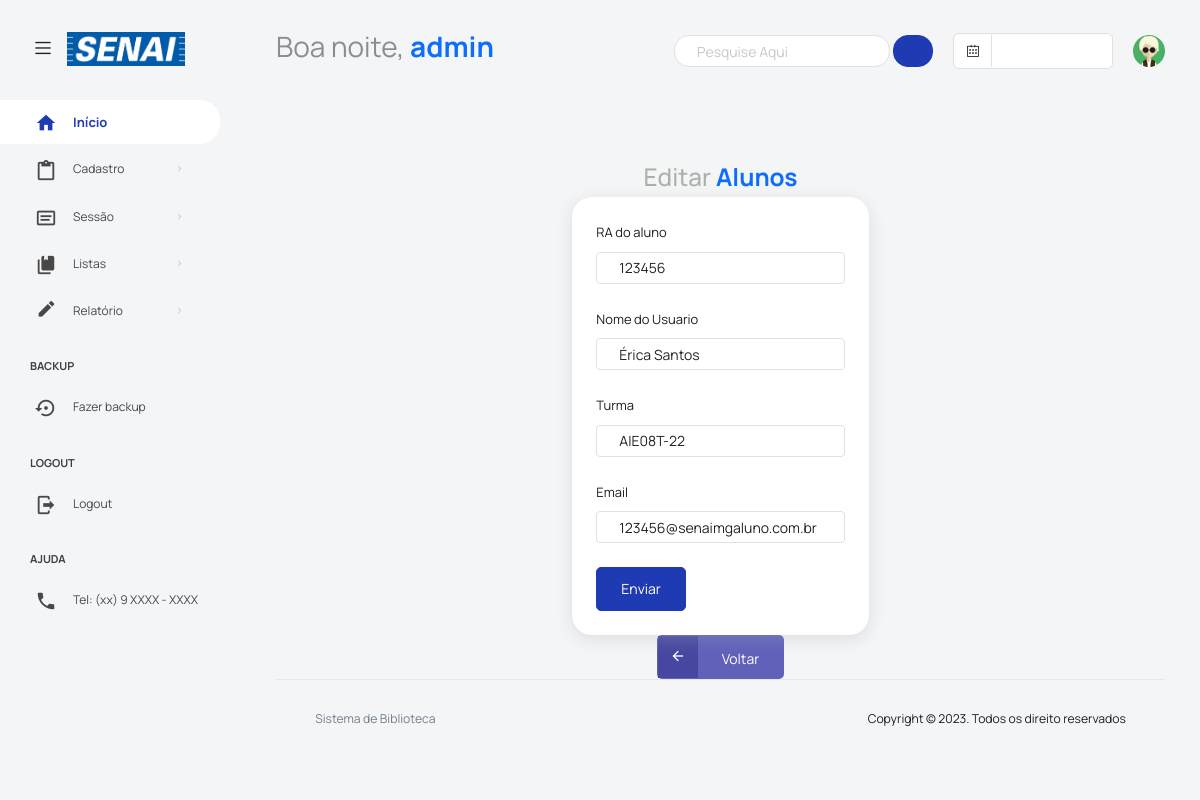
The page /editar_usuario.php?id_usu=1 (signed in) on the database its author committed.
### tables this page shows
CREATE TABLE `cad_login` (
  `id_num` int(15) NOT NULL,
  `nome` varchar(70) NOT NULL,
  `email` varchar(70) NOT NULL,
  `senha` varchar(32) NOT NULL
);

CREATE TABLE `cad_usu` (
  `id_usu` int(15) NOT NULL,
  `num_id` int(15) NOT NULL,
  `nome_aluno` varchar(50) NOT NULL,
  `turma` varchar(50) NOT NULL,
  `email` varchar(30) NOT NULL,
  `status` tinyint(1) NOT NULL DEFAULT 1
);

### editar_usuario.php (the view, shortened to what this page needs)
<?php
include_once('include/header.php');
if(isset($_GET['id_usu'])){
	$id_usu = $_GET['id_usu'];
	$sql = "SELECT * FROM cad_usu WHERE id_usu = ".$id_usu;
	$rodar_sql = mysqli_query($_SESSION['conexao'], $sql);
	$resp_sql = mysqli_fetch_array($rodar_sql, MYSQLI_ASSOC);
}
?>
<head>
  <link rel="stylesheet" href="vendors/feather/feather.css">
  <link rel="stylesheet" href="vendors/mdi/css/materialdesignicons.min.css">
  <link rel="stylesheet" href="vendors/ti-icons/css/themify-icons.css">
  <link rel="stylesheet" href="vendors/typicons/typicons.css">
  <link rel="stylesheet" href="vendors/simple-line-icons/css/simple-line-icons.css">
  <link rel="stylesheet" href="vendors/css/vendor.bundle.base.css">
  <link rel="stylesheet" href="vendors/datatables.net-bs4/dataTables.bootstrap4.css">
  <link rel="stylesheet" href="js/select.dataTables.min.css">
  <link rel="stylesheet" href="css/vertical-layout-light/style.css">
</head>
<br><br>
<center><h3 class="welcome-text" style="color: #a8b3ab;">Editar <span class="text-primary fw-bold">Alunos </span></h3></center>
<div class="col-md-4 grid-margin stretch-card" style="margin: 0 auto;">
              <div class="card">
                <div class="card-body">
                  <form class="forms-sample" action="editar_usuario.php" method="post">
                    <div class="form-group">
                      <label >RA do aluno</label>
                      <input type="text" class="form-control"  name="num_id" value="<?php echo $resp_sql['num_id']; ?>">
                    </div>
                    <div class="form-group">
                      <label >Nome do Usuario</label>
                      <input type="text" class="form-control"  name="nome_aluno" value="<?php echo $resp_sql['nome_aluno']; ?>">
                    </div>
                    <div class="form-group">
                      <label >Turma</label>
                      <input type="text" class="form-control"  name="turma" value="<?php echo $resp_sql['turma']; ?>">
                    </div>
                    <div class="form-group">
                      <label >Email</label>
                      <input type="email" class="form-control"  name="email" value="<?php echo $resp_sql['email']; ?>">
                    </div>
                    <button type="submit" name="Salvar" class="btn btn-primary me-2">Enviar</button>
                </form>
              </div>
            </div>
          </div>
        <center><button type="button" class="btn btn-social-icon-text btn-twitter"><i class="mdi mdi-arrow-left"></i><a href="home.php">Voltar</a></button></center>
<?php
include_once 'include/footer.php';
?>

### include/header.php (shortened to what this page needs)
<?php
$emaill = $_SESSION['email'];
$sql = "SELECT * FROM cad_login WHERE email = '$emaill'";
$resp = mysqli_query($_SESSION['conexao'], $sql);
while ($linha = mysqli_fetch_array($resp)) {
  $nome = $linha['nome'];
}
$hora = date('H');
if ($hora > 6 and $hora <= 12) {
  $var = 'Bom dia, ';
} elseif ($hora > 12 and $hora < 18) {
  $var = 'Boa tarde, ';
} else {
  $var = 'Boa noite, ';
}
?>
<!DOCTYPE html>
<html lang="pt-br">
<head>
  <link rel="stylesheet" href="vendors/feather/feather.css">
  <link rel="stylesheet" href="vendors/mdi/css/materialdesignicons.min.css">
  <link rel="stylesheet" href="vendors/ti-icons/css/themify-icons.css">
  <link rel="stylesheet" href="vendors/typicons/typicons.css">
  <link rel="stylesheet" href="vendors/simple-line-icons/css/simple-line-icons.css">
  <link rel="stylesheet" href="vendors/css/vendor.bundle.base.css">
  <link rel="stylesheet" href="vendors/datatables.net-bs4/dataTables.bootstrap4.css">
  <link rel="stylesheet" href="js/select.dataTables.min.css">
  <link rel="stylesheet" href="css/vertical-layout-light/style.css">
</head>
<body>
  <nav class="navbar default-layout col-lg-12 col-12 p-0 fixed-top d-flex align-items-top flex-row">
    <div class="text-center navbar-brand-wrapper d-flex align-items-center justify-content-start">
      <div class="me-3">
        <button class="navbar-toggler navbar-toggler align-self-center" type="button" data-bs-toggle="minimize">
          <span class="icon-menu"></span>
        </button>
      </div>
      <div>
        <a class="navbar-brand brand-logo" href="home.php">
          <img src="logo_senai.png" alt="logo" />
        </a>
      </div>
    </div>
    <div class="navbar-menu-wrapper d-flex align-items-top">
      <ul class="navbar-nav">
        <li class="nav-item font-weight-semibold d-none d-lg-block ms-0">
          <h1 class="welcome-text"><?php echo $var; ?><span class="text-primary fw-bold"><?php echo $nome; ?></span></h1>
        </li>
      </ul>
      <ul class="navbar-nav ms-auto">
      <ul class="navbar-nav ms-auto">
        <form class="search-form" action="buscar.php" id="the-basics">
          <span class="twitter-typeahead" style="position: relative; display: inline-block;top:1.5px;">
            <input type="search" class="form-control" placeholder="Pesquise Aqui" title="Pesquise Aqui" name="pesquisar" value="<?php if (isset($_GET['pesquisar'])) echo $_GET['pesquisar']; ?>" style="border-radius:15px;">
          </span>
          <button type="submit" style="margin-bottom: 2px;" class="btn btn-primary btn-sm"><i class="icon-search" style="margin-top: -2px;"></i></button>
        </form>
        <li class="nav-item d-none d-lg-block">
          <div id="datepicker-popup" class="input-group date datepicker navbar-date-picker">
            <span class="input-group-addon input-group-prepend border-right">
              <span class="icon-calendar input-group-text calendar-icon"></span>
            </span>
            <input type="text" class="form-control">
          </div>
        </li>
          <li class="nav-item dropdown d-none d-lg-block user-dropdown">
              <a class="nav-link" id="UserDropdown" href="#" data-bs-toggle="dropdown" aria-expanded="false">
                <img class="img-xs rounded-circle" src="images/perfil/d3.png" alt="Imagem de perfil"></a>
            </li>
      </ul>
    </div>
  </nav>
  <div class="container-fluid page-body-wrapper ">
    <nav class="sidebar sidebar-offcanvas" id="sidebar">
      <ul class="nav">
        <li class="nav-item active">
          <a class="nav-link" href="home.php">
            <i class="mdi mdi-grid-large menu-icon mdi mdi-home"></i>
            <span class="menu-title">Início</span>
          </a>
        </li>
        <li class="nav-item">
          <a class="nav-link" data-bs-toggle="collapse" href="#form-elements" aria-expanded="false">
            <i class="menu-icon mdi mdi-content-paste"></i>
            <span class="menu-title">Cadastro</span>
            <i class="menu-arrow"></i>
          </a>
        </li>
        <li class="nav-item">
          <a class="nav-link" data-bs-toggle="collapse" href="#tables" aria-expanded="false">
            <i class="menu-icon mdi mdi-card-text-outline"></i>
            <span class="menu-title">Sessão</span>
            <i class="menu-arrow"></i>
          </a>
        </li>
        <li class="nav-item">
          <a class="nav-link" data-bs-toggle="collapse" href="#table" aria-expanded="false" aria-controls="icons">
            <i class="menu-icon mdi mdi mdi-book-multiple"></i>
            <span class="menu-title">Listas</span>
            <i class="menu-arrow"></i>
          </a>
        </li>
        <li class="nav-item">
          <a class="nav-link" data-bs-toggle="collapse" href="#tabless" aria-expanded="false">
            <i class="menu-icon mdi mdi-border-color"></i>
            <span class="menu-title">Relatório</span>
            <i class="menu-arrow"></i>
          </a>
        </li>
        <li class="nav-item nav-category">Backup</li>
        <li class="nav-item">
          <a class="nav-link" href="backup.php">
            <i class="menu-icon mdi mdi-backup-restore"></i>
            <span class="menu-title">Fazer backup</span>
          </a>
        </li>
        <li class="nav-item nav-category">Logout</li>
        <li class="nav-item">
          <a class="nav-link" href="logout.php?logout='sair'">
            <i class="menu-icon mdi mdi-logout"></i>
            <span class="menu-title">Logout</span>
          </a>
        </li>
        <li class="nav-item nav-category">Ajuda</li>
        <li class="nav-item">
          <a class="nav-link" href="#">
            <i class="menu-icon mdi mdi-phone"></i>
            <span class="menu-title">Tel: (xx) 9 XXXX - XXXX</span>
          </a>
        </li>
      </ul>
    </nav>
    <div class="main-panel">
      <div class="content-wrapper">
        <div class="row">
          <div class="col-sm-12">

### editar_usuario.php (style rules this page uses)
a { text-decoration: none; color: white; }

### rows shown on the page
cad_login: nome "admin"
cad_usu: num_id "123456", nome_aluno "Érica Santos", turma "AIE08T-22", email "123456@senaimgaluno.com.br"

### other values the page prints
$var "Boa noite,"
